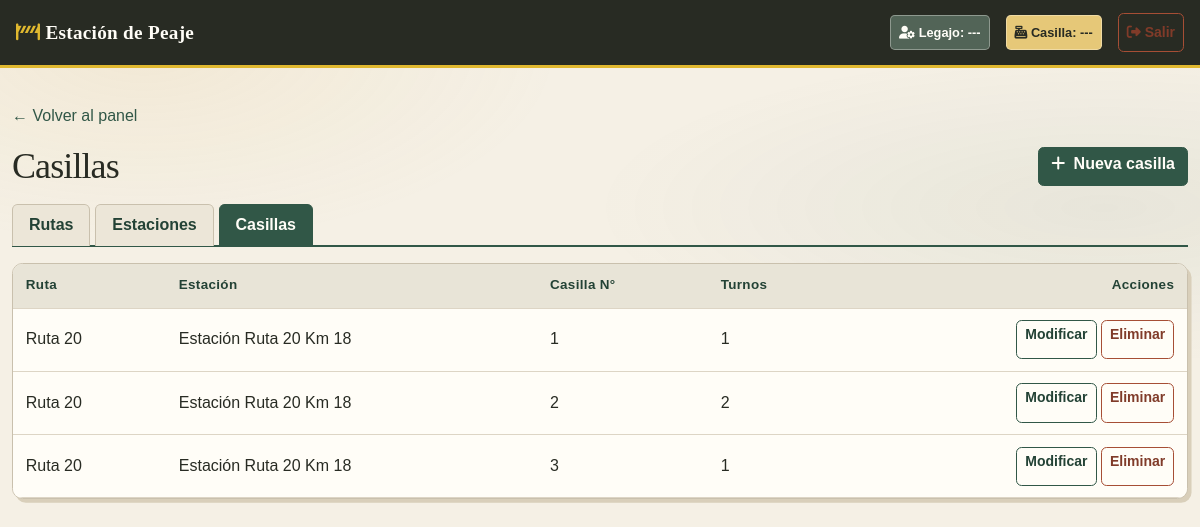
The page /panel/casillas/ (signed in) on the database as committed earlier.
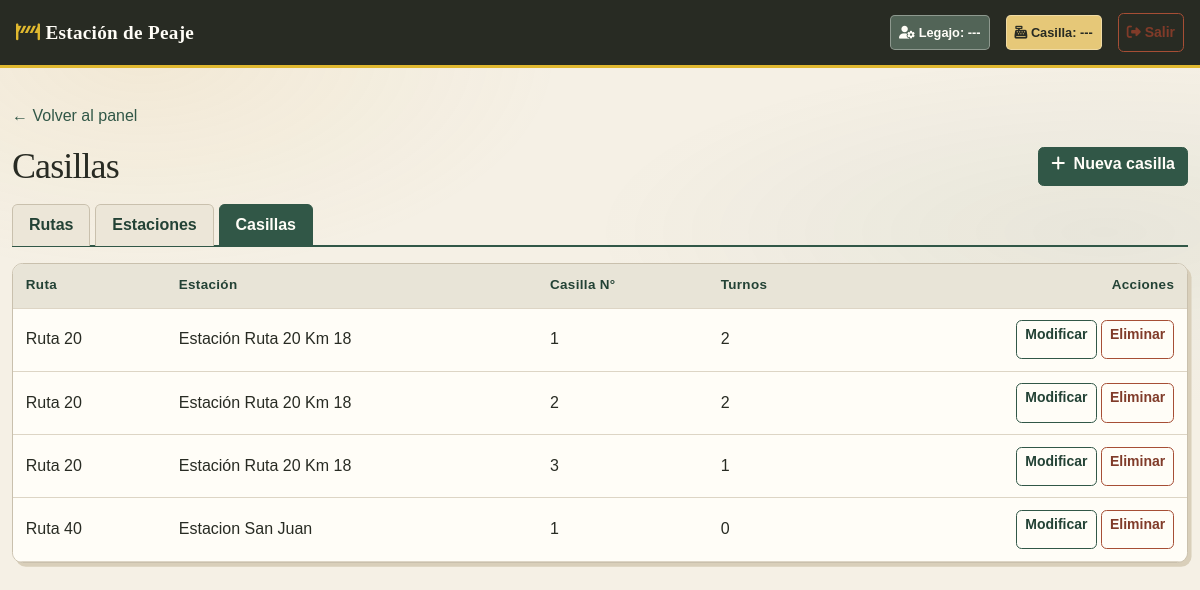
The same page on the database as committed later.
### core/models.py (models this page shows, shortened)
class Casilla(models.Model):
    id_casilla = models.AutoField(primary_key=True)
    estacion = models.ForeignKey(
        Estacion,
        on_delete=models.CASCADE,
        related_name="casillas",
        db_column="id_estacion",
    )
    numero_casilla = models.IntegerField()
    class Meta:
        db_table = "casilla"
        unique_together = ("estacion", "numero_casilla")

class Estacion(models.Model):
    id_estacion = models.AutoField(primary_key=True)
    ruta = models.ForeignKey(
        Ruta,
        on_delete=models.CASCADE,
        related_name="estaciones",
        db_column="id_ruta",
    )
    nombre = models.CharField(max_length=100)
    numero_estacion = models.IntegerField()
    kilometro = models.DecimalField(max_digits=6, decimal_places=2)
    class Meta:
        db_table = "estacion"
        unique_together = ("ruta", "numero_estacion")

class Ruta(models.Model):
    id_ruta = models.AutoField(primary_key=True)
    nombre = models.CharField(max_length=100)
    ramal = models.CharField(max_length=100, blank=True, default="")
    class Meta:
        db_table = "ruta"

### core/views.py (the view)
# urls.py: path('panel/casillas/', views.CasillaListView.as_view(), name='casillas'),
class CasillaListView(SoloAdminMixin, ListView):
    model = Casilla                                     # Qué modelo listar
    template_name = 'panel/casillas_lista.html'         # Template que se muestra
    context_object_name = 'casillas'                    # Nombre de la lista dentro del template
    queryset = Casilla.objects.select_related('estacion__ruta').order_by(
        'estacion__ruta__nombre', 'estacion__numero_estacion', 'numero_casilla'
    )

### core/models.py (called while the page is built)
    @property
    def is_active(self):
        return self.activo

### core/views.py (called while the page is built)
    def test_func(self):
        u = self.request.user
        return u.is_authenticated and u.es_administrador

### templates/panel/casillas_lista.html (shortened to what this page needs)
{% extends 'base.html' %}
{% block content %}
<a href="/prueba/" class="text-decoration-none">&larr; Volver al panel</a>
<div class="d-flex justify-content-between align-items-center my-3">
    <h1 class="h3 mb-0">Casillas</h1>
    <a href="{% url 'casilla_crear' %}" class="btn btn-success">
        <i class="fa-solid fa-plus me-1"></i> Nueva casilla
    </a>
</div>
{% include 'panel/_tabs.html' %}
<div class="card shadow-sm border-0">
    <table class="table table-hover mb-0">
        <thead class="table-light">
            <tr>
                <th>Ruta</th>
                <th>Estación</th>
                <th>Casilla N°</th>
                <th>Turnos</th>
                <th class="text-end">Acciones</th>
            </tr>
        </thead>
        <tbody>
            {% for casilla in casillas %}
            <tr>
                <td>{{ casilla.estacion.ruta.nombre }}</td>
                <td>{{ casilla.estacion.nombre }}</td>
                <td>{{ casilla.numero_casilla }}</td>
                <td>{{ casilla.turnos.count }}</td>
                <td class="text-end">
                    <a href="{% url 'casilla_editar' casilla.pk %}" class="btn btn-sm btn-outline-primary">Modificar</a>
                    <a href="{% url 'casilla_borrar' casilla.pk %}" class="btn btn-sm btn-outline-danger">Eliminar</a>
                </td>
            </tr>
            {% empty %}
            <tr><td colspan="5" class="text-center text-muted py-4">No hay casillas cargadas.</td></tr>
            {% endfor %}
        </tbody>
    </table>
</div>
{% endblock %}

Rows that differ between the two databases and show on the page:
computed for Casilla (number 1 of 4 on the later page): turnos.count "1" → "2"
added Casilla: estacion.ruta.nombre "Ruta 40", estacion.nombre "Estacion San Juan", numero_casilla "1", turnos.count "0"
